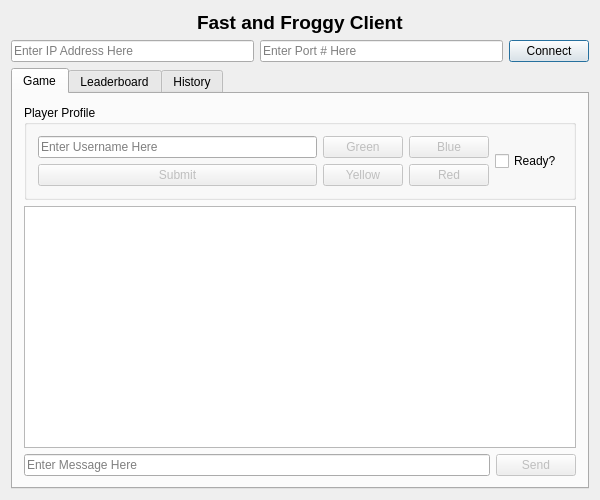
<?xml version="1.0" encoding="UTF-8"?>
<ui version="4.0">
 <class>Dialog</class>
 <widget class="QDialog" name="Dialog">
  <property name="geometry">
   <rect>
    <x>0</x>
    <y>0</y>
    <width>600</width>
    <height>500</height>
   </rect>
  </property>
  <property name="windowTitle">
   <string>Dialog</string>
  </property>
  <layout class="QVBoxLayout" name="verticalLayout">
   <item>
    <layout class="QHBoxLayout" name="horizontalLayout">
     <item>
      <spacer name="horizontalSpacer">
       <property name="orientation">
        <enum>Qt::Horizontal</enum>
       </property>
       <property name="sizeHint" stdset="0">
        <size>
         <width>40</width>
         <height>20</height>
        </size>
       </property>
      </spacer>
     </item>
     <item>
      <widget class="QLabel" name="label">
       <property name="font">
        <font>
         <pointsize>14</pointsize>
         <weight>75</weight>
         <bold>true</bold>
        </font>
       </property>
       <property name="text">
        <string>Fast and Froggy Client</string>
       </property>
      </widget>
     </item>
     <item>
      <spacer name="horizontalSpacer_2">
       <property name="orientation">
        <enum>Qt::Horizontal</enum>
       </property>
       <property name="sizeHint" stdset="0">
        <size>
         <width>40</width>
         <height>20</height>
        </size>
       </property>
      </spacer>
     </item>
    </layout>
   </item>
   <item>
    <layout class="QHBoxLayout" name="horizontalLayout_3">
     <item>
      <widget class="QLineEdit" name="ipEdit">
       <property name="placeholderText">
        <string>Enter IP Address Here</string>
       </property>
      </widget>
     </item>
     <item>
      <widget class="QLineEdit" name="portEdit">
       <property name="placeholderText">
        <string>Enter Port # Here</string>
       </property>
      </widget>
     </item>
     <item>
      <widget class="QPushButton" name="connectButton">
       <property name="text">
        <string>Connect</string>
       </property>
      </widget>
     </item>
    </layout>
   </item>
   <item>
    <widget class="QTabWidget" name="tabWidget">
     <property name="enabled">
      <bool>true</bool>
     </property>
     <property name="font">
      <font>
       <weight>50</weight>
       <bold>false</bold>
      </font>
     </property>
     <property name="styleSheet">
      <string notr="true"/>
     </property>
     <property name="tabShape">
      <enum>QTabWidget::Rounded</enum>
     </property>
     <property name="currentIndex">
      <number>0</number>
     </property>
     <widget class="QWidget" name="gameTab">
      <attribute name="title">
       <string>Game</string>
      </attribute>
      <layout class="QVBoxLayout" name="verticalLayout_5">
       <item>
        <widget class="QGroupBox" name="groupBox">
         <property name="title">
          <string>Player Profile</string>
         </property>
         <layout class="QVBoxLayout" name="verticalLayout_4">
          <item>
           <layout class="QHBoxLayout" name="horizontalLayout_6">
            <item>
             <layout class="QVBoxLayout" name="verticalLayout_3">
              <item>
               <widget class="QLineEdit" name="usernameEdit">
                <property name="placeholderText">
                 <string>Enter Username Here</string>
                </property>
               </widget>
              </item>
              <item>
               <widget class="QPushButton" name="submitButton">
                <property name="enabled">
                 <bool>false</bool>
                </property>
                <property name="text">
                 <string>Submit</string>
                </property>
               </widget>
              </item>
             </layout>
            </item>
            <item>
             <layout class="QVBoxLayout" name="verticalLayout_2">
              <item>
               <layout class="QHBoxLayout" name="horizontalLayout_4">
                <item>
                 <widget class="QPushButton" name="greenButton">
                  <property name="enabled">
                   <bool>false</bool>
                  </property>
                  <property name="text">
                   <string>Green</string>
                  </property>
                 </widget>
                </item>
                <item>
                 <widget class="QPushButton" name="blueButton">
                  <property name="enabled">
                   <bool>false</bool>
                  </property>
                  <property name="font">
                   <font>
                    <weight>50</weight>
                    <italic>false</italic>
                    <bold>false</bold>
                   </font>
                  </property>
                  <property name="text">
                   <string>Blue</string>
                  </property>
                 </widget>
                </item>
               </layout>
              </item>
              <item>
               <layout class="QHBoxLayout" name="horizontalLayout_5">
                <item>
                 <widget class="QPushButton" name="yellowButton">
                  <property name="enabled">
                   <bool>false</bool>
                  </property>
                  <property name="text">
                   <string>Yellow</string>
                  </property>
                 </widget>
                </item>
                <item>
                 <widget class="QPushButton" name="redButton">
                  <property name="enabled">
                   <bool>false</bool>
                  </property>
                  <property name="text">
                   <string>Red</string>
                  </property>
                 </widget>
                </item>
               </layout>
              </item>
             </layout>
            </item>
            <item>
             <widget class="QCheckBox" name="checkBox">
              <property name="text">
               <string>Ready?</string>
              </property>
             </widget>
            </item>
           </layout>
          </item>
         </layout>
        </widget>
       </item>
       <item>
        <widget class="QTextBrowser" name="textBrowser"/>
       </item>
       <item>
        <layout class="QHBoxLayout" name="horizontalLayout_2">
         <item>
          <widget class="QLineEdit" name="messageEdit">
           <property name="placeholderText">
            <string>Enter Message Here</string>
           </property>
          </widget>
         </item>
         <item>
          <widget class="QPushButton" name="sendButton">
           <property name="enabled">
            <bool>false</bool>
           </property>
           <property name="text">
            <string>Send</string>
           </property>
          </widget>
         </item>
        </layout>
       </item>
      </layout>
     </widget>
     <widget class="QWidget" name="leaderboardTab">
      <property name="enabled">
       <bool>true</bool>
      </property>
      <attribute name="title">
       <string>Leaderboard</string>
      </attribute>
      <layout class="QVBoxLayout" name="verticalLayout_6">
       <item>
        <widget class="QTableView" name="leaderboardTableView"/>
       </item>
      </layout>
     </widget>
     <widget class="QWidget" name="historyTab">
      <property name="enabled">
       <bool>true</bool>
      </property>
      <attribute name="title">
       <string>History</string>
      </attribute>
      <layout class="QVBoxLayout" name="verticalLayout_8">
       <item>
        <layout class="QVBoxLayout" name="verticalLayout_7">
         <item>
          <layout class="QHBoxLayout" name="horizontalLayout_7">
           <item>
            <widget class="QRadioButton" name="allPlayersButton">
             <property name="text">
              <string>All Players</string>
             </property>
             <property name="checked">
              <bool>true</bool>
             </property>
            </widget>
           </item>
           <item>
            <widget class="QRadioButton" name="currentUserButton">
             <property name="enabled">
              <bool>false</bool>
             </property>
             <property name="text">
              <string>Current User</string>
             </property>
            </widget>
           </item>
          </layout>
         </item>
         <item>
          <widget class="QTableView" name="historyTableView"/>
         </item>
        </layout>
       </item>
      </layout>
     </widget>
    </widget>
   </item>
  </layout>
 </widget>
 <layoutdefault spacing="6" margin="11"/>
 <resources/>
 <connections/>
</ui>
